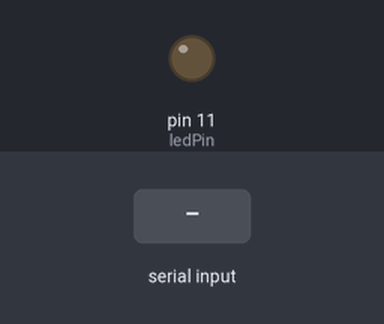
The sketch below on a simulated Arduino Uno, built with avr-gcc and run on an emulated ATmega328P. Parts: output pins drawn as LEDs (lit = HIGH). The inputs (shaded band) are chosen by the test bench. Random numbers use the default seed unless the sketch sets one.

Above: at 1.2 s.
1.3 s: "90 45\n" received over Serial
At 1.7 s:
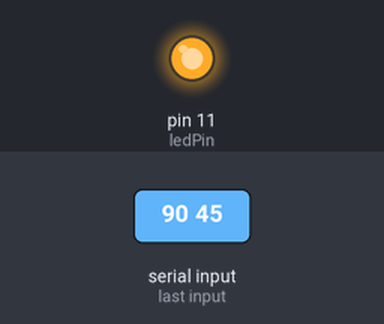
Timing chart, 0 to 10.3 s (numbered marks = the images above; inputs shaded):
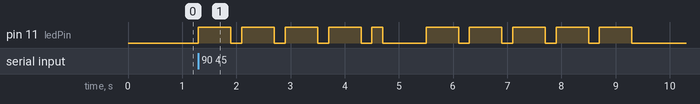

The sketch:

LEDmorsecodetranslator.ino
```cpp
// Morse Code Translator Using LEDs


// Building the Data Structures
char* letters[] = {
    ".-", "-...", "-.-.", "-..", ".",
    "..-.", "--.", "....", "..",
    ".---", "-.-", ".-..", ".-.",
    "...", "-", "..-", "...-", ".--",
    "-..-", "-.--", "--.."
};

// Above we have an array of string literals!

char* numbers[] = {
    "-----", ".----", "..---", "...--", "....-",
    ".....", "-....", "--...", "---..", "----."
};

// Defining a couple of global vars (one for delay period for a dot and one to define which pin the LD is attached to)
const int dotDelay = 200;
const int ledPin = 11;

void setup()
{
    pinMode(ledPin, OUTPUT);
    Serial.begin(9600);
}

// Implementing the loop function

void loop()
{
    char ch;
    if (Serial.available() > 0)
    {
        ch = Serial.read();
        if (ch >= 'a' && ch <= 'z') // Using >= and <= to compare characters as each char is actually represented by a number (its ASCII code)
        {
            flashSequence(letters[ch - 'a']); // Here we pass through a string of dots and dashes.
        }
        else if (ch >= 'A' && ch <= 'Z')
        {
            flashSequence(letters[ch - 'A']);
        }
        else if (ch >= '0' && ch <= '9')
        {
            flashSequence(numbers[ch - '0']);
        }
        else if (ch == ' ')
        {
            delay(dotDelay * 4); // this is the gap between words
        }
    }
}

/* The algorithm for the function above is:
   If it's a letter, flash it using the letters array/
   If it's a number, flash it using the numbers array.
   If it's a space, flash four times the dot delay. */

// Implementing the flashSequence function itself

void flashSequence(char* sequence)
{
    int i = 0;
    while (sequence[i] != '\0')
    {
        flashDotOrDash(sequence[i]); // Delegate the flashing of an individual dot or dash to a new method (flashDotOrDash)
        i++;
    }
    delay(dotDelay * 3); // gap between letters
}

// Implementing the flashDotOrDash function

void flashDotOrDash(char dotOrDash)
{
    digitalWrite(ledPin, HIGH);
    if (dotOrDash == '.')
    {
        delay(dotDelay);
    }
    else // must be a -
    {
        delay(dotDelay * 3);
    }
    digitalWrite(ledPin, LOW);
    delay(dotDelay); // gap between flashes
}
```

LEDlightshow.c
```cpp
int led1Pin = 10;  // the pin for the first LED
int led2Pin = 11;  // the pin for the second LED
int led3Pin = 12;  // the pin for the third LED

void setup() {
  pinMode(led1Pin, OUTPUT);  // set the first LED pin as an output
  pinMode(led2Pin, OUTPUT);  // set the second LED pin as an output
  pinMode(led3Pin, OUTPUT);  // set the third LED pin as an output
}

void loop() {
  // set random brightness levels for each LED
  int led1Brightness = random(0, 100);
  int led2Brightness = random(0, 100);
  int led3Brightness = random(0, 100);

  // turn on each LED with its respective brightness level
  analogWrite(led1Pin, led1Brightness);
  analogWrite(led2Pin, led2Brightness);
  analogWrite(led3Pin, led3Brightness);

  // wait for a random amount of time before turning the LEDs off
  delay(random(50, 500));

  // turn off all the LEDs
  analogWrite(led1Pin, 0);
  analogWrite(led2Pin, 0);
  analogWrite(led3Pin, 0);

  // wait for a random amount of time before starting the loop again
  delay(random(50, 500));
}
```

Measured:
- after the input at 1.3 s, pin 11 (ledPin): goes 4 × (HIGH 0.60 s, LOW 0.20 s), HIGH 0.20 s, LOW 0.80 s, 4 × (HIGH 0.60 s, LOW 0.20 s), HIGH 0.60 s, then LOW, starting at once
